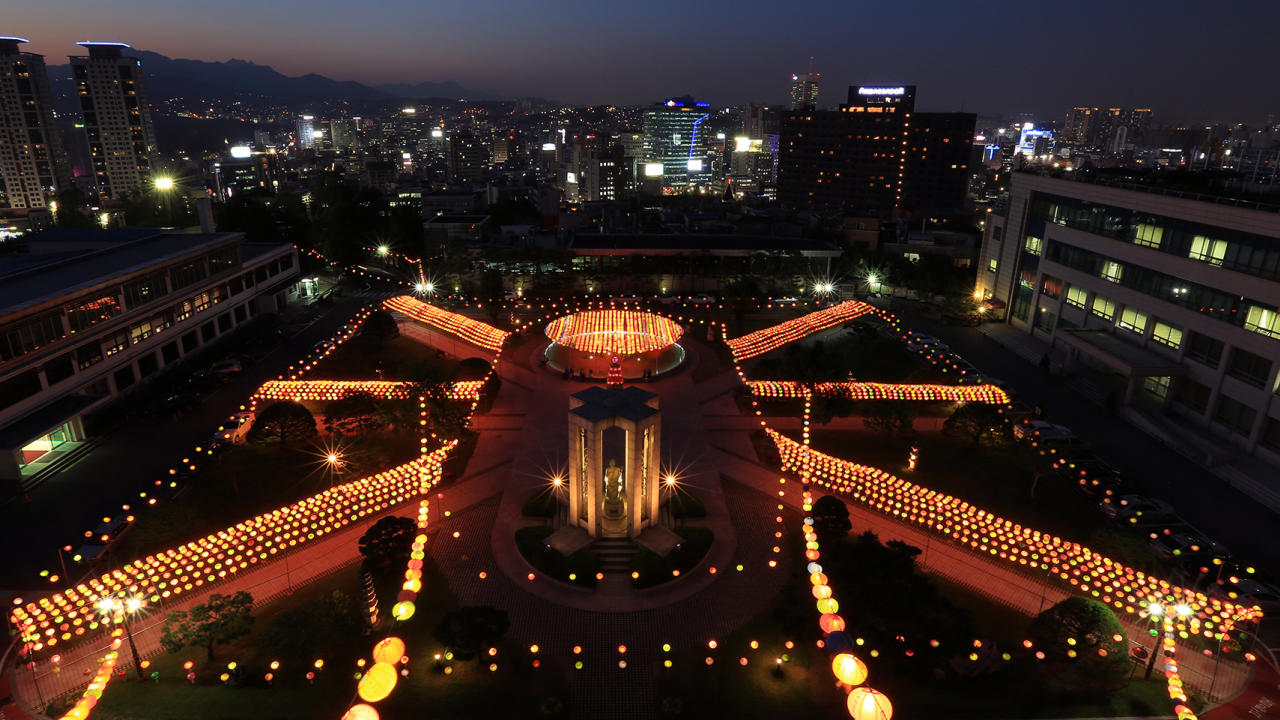
#> input picture DIP/hw6/dgu_night_color.png, 1280 x 720 px
$ python color_hist.py
#> lines starting #> are read from the running program, lines starting #| are printed output that depends on the picture
import numpy as np
import cv2
import matplotlib.pyplot as plt

def apply_histogram_equalization_y_channel(image, s=0.8):
    ycbcr_image = cv2.cvtColor(image, cv2.COLOR_BGR2YCrCb)

    Y = ycbcr_image[:, :, 0]

    equalized_Y = cv2.equalizeHist(Y)

    luminance_ratio = (equalized_Y / (Y + 1e-6))**s
    adjusted_channels = [
        np.clip(image[:, :, c] * luminance_ratio, 0, 255).astype('uint8') for c in range(3)
    ]

    output_image = cv2.merge(adjusted_channels)

    return output_image

color_image = cv2.imread('./dgu_night_color.png')
#> color_image is the input picture: shape (720, 1280, 3); mean B, G, R 31.7, 37.7, 53.4


s_values = [0.5, 0.6, 0.7, 0.8, 0.9, 1.0]
results = []

for s in s_values:
    processed = apply_histogram_equalization_y_channel(color_image, s)
    results.append((s, processed))
#> this loop made 6 passes
#> pass 1, in apply_histogram_equalization_y_channel, `Y = ycbcr_image[:, :, 0]`:
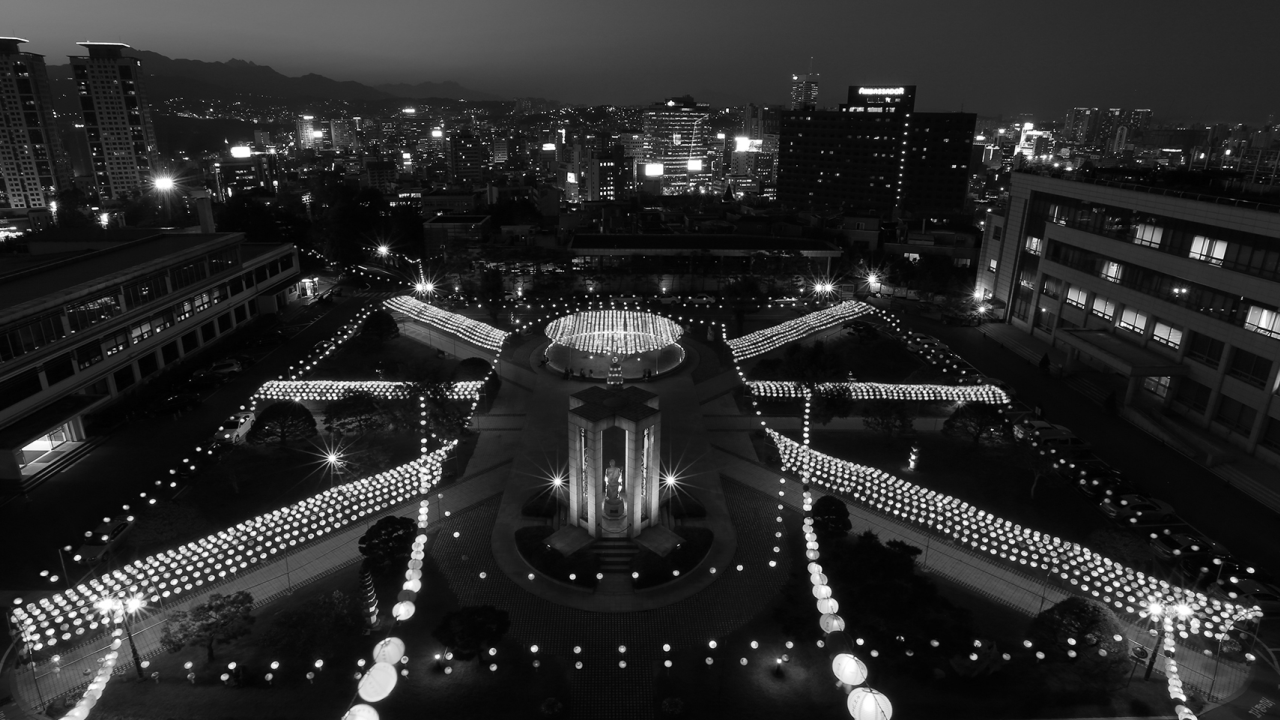
#> Y: shape (720, 1280); min 0, max 255, mean 41.7
#> pass 1, in apply_histogram_equalization_y_channel, `equalized_Y = cv2.equalizeHist(Y)`:
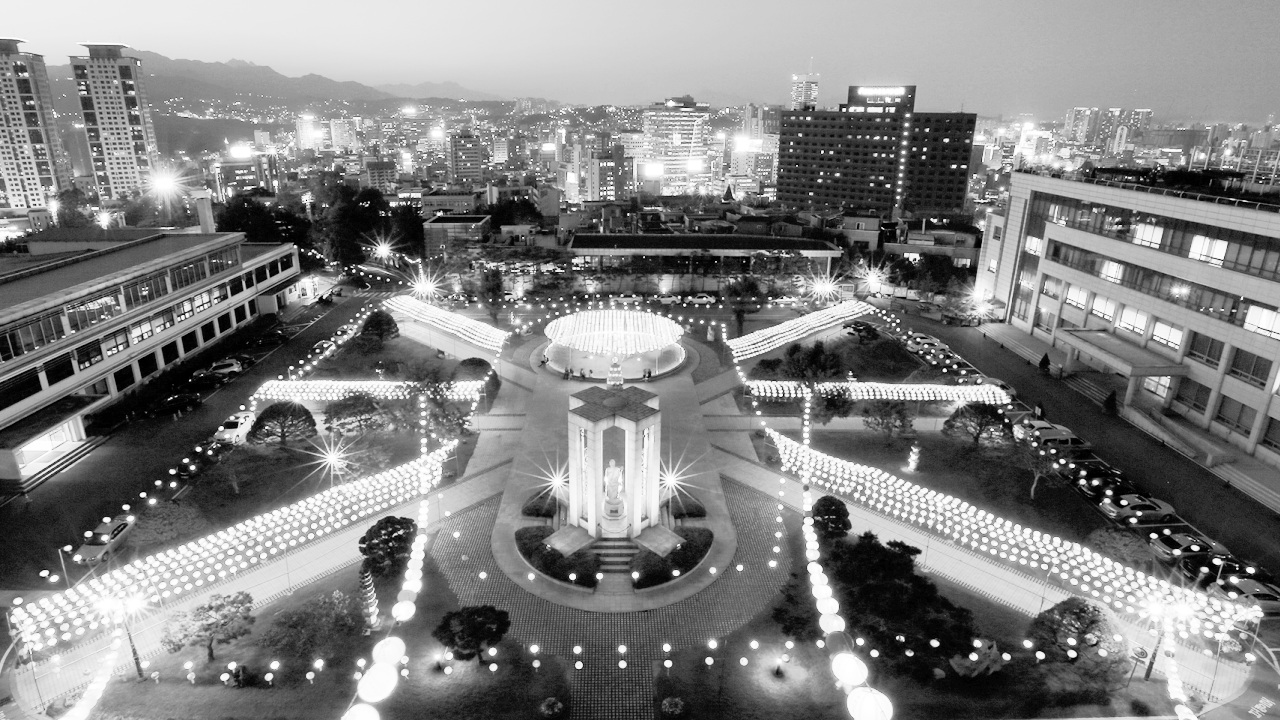
#> equalized_Y: shape (720, 1280); min 0, max 255, mean 129.5
#> pass 1, in apply_histogram_equalization_y_channel, `luminance_ratio = (equalized_Y / (Y + 1e-6))**s`:
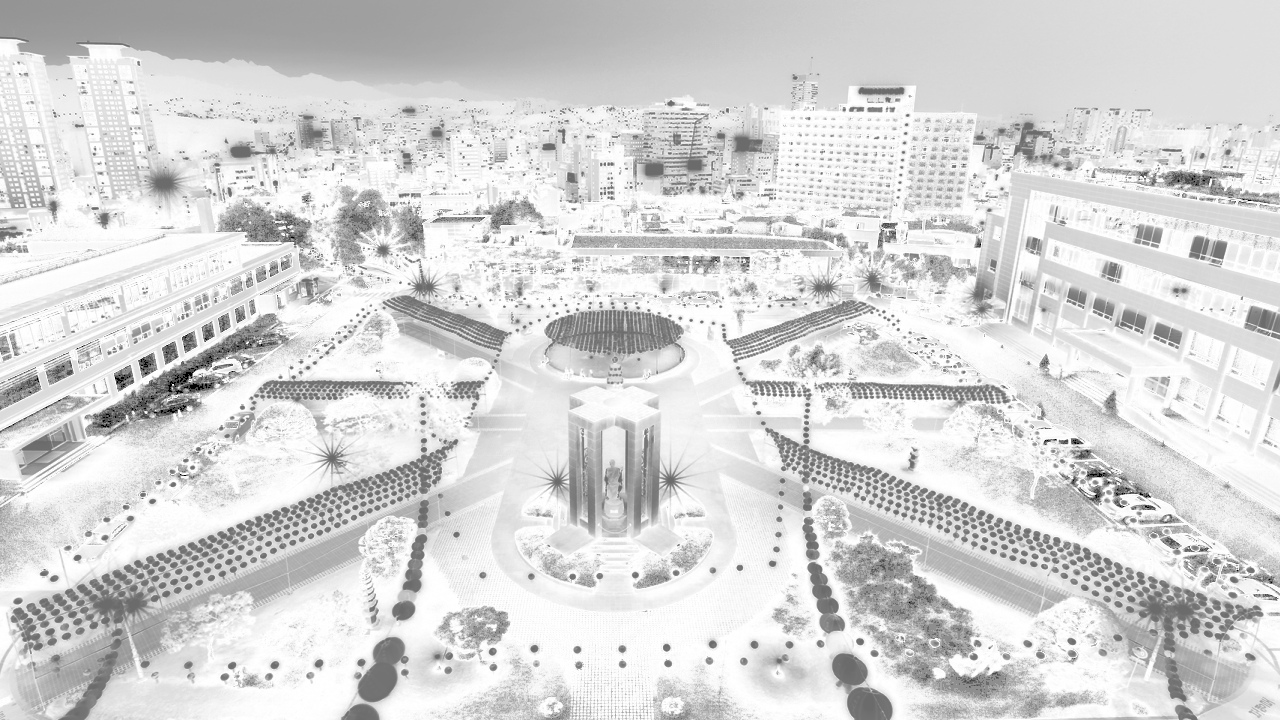
#> luminance_ratio: shape (720, 1280) float64; min 0, max 2.38, mean 2; drawn with min black and max white
#> after the loop, results = 6 items

plt.figure(figsize=(15, 10))

for i, (s, processed) in enumerate(results):
    plt.subplot(2, 4, i + 1)
    plt.imshow(cv2.cvtColor(processed, cv2.COLOR_BGR2RGB))
    plt.title(f's = {s}')
    plt.axis('off')
#> this loop made 6 passes
#> s on passes 1 to 6: 0.5, 0.6, 0.7, 0.8, 0.9, 1

plt.subplot(2, 4, len(s_values) + 1)
plt.imshow(cv2.cvtColor(color_image, cv2.COLOR_BGR2RGB))
plt.title('Original Image')
plt.axis('off')

plt.subplot(2, 4, len(s_values) + 2)
plt.imshow(cv2.cvtColor(results[3][1], cv2.COLOR_BGR2RGB))
plt.title('Best Image (s = 0.8)')
plt.axis('off')

plt.tight_layout()
plt.show()
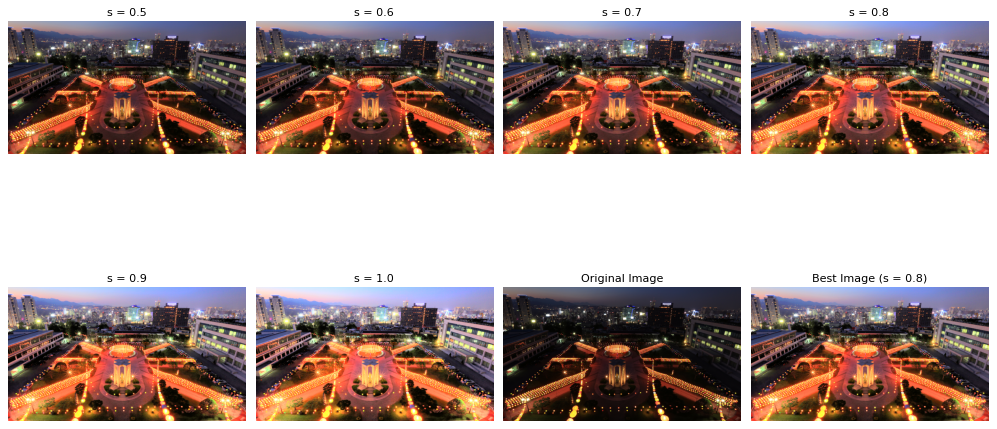
#> figure drawn by matplotlib, 8 panels
